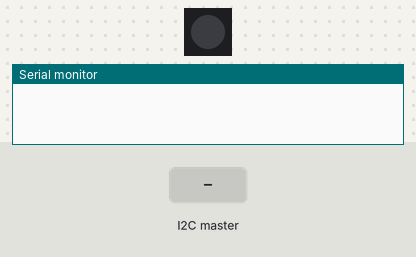
Bench run of a program on a simulated ESP32-S3. Shown: 1 RGB LEDs in strip order, left to right, the last lines printed to the serial monitor. The test bench sets the inputs (shaded band). Dim RGB values are drawn brighter than linear; WiFi joins after 1.5 s; servers stay silent unless stated.

Above: at 0.0 s.
At 3.9 s:
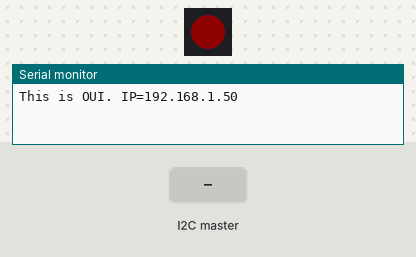
4.0 s: the I2C master sends the byte 1
At 4.9 s:
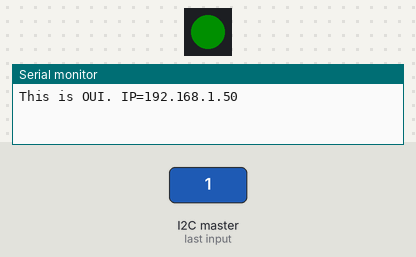
Timing chart, 0 to 7.0 s (numbered marks = the images above; inputs shaded):
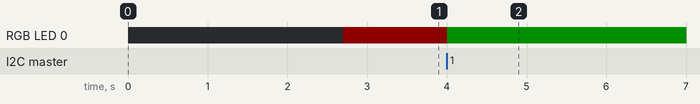

Measured:
- after the input at 4.0 s, RGB LED 0: RGB(15, 0, 0) → RGB(0, 15, 0) at once

The program:

main.cpp
```cpp
#include "main.h"

void setup() {
  Wire.setPins(13,15);
  Wire.begin(0x57);
  USBSerial.begin(115200);
  vTaskDelay(1200);
  FastLED.addLeds<WS2812,LED, GRB>(leds, NUM_LEDS);
  WiFiConnect(ssid,password);
  load_stale_oui();
  Wire.onRequest(I2CSlaveRequest);
  Wire.onReceive(I2CSlaveReceive);
  xTaskCreatePinnedToCore(LoadOuiTable,"LoadOuiTable", 5000, NULL,3,NULL,0);
}

void loop() { }
```

FoundMacDev.h
```cpp
#include <stdio.h>
#include <string.h>
bool FoundMacDev(uint8_t *);
extern int oui_count;
extern char oui_array[][50];
extern uint8_t MacOui[3];
extern char DevName[30];
```

I2CSlave.h
```cpp
#include <Wire.h>
#include <FastLED.h>
#include "defines.h"
extern int oui_count;
extern char oui_array[][50];
extern uint8_t MacOui[3];
extern char DevName[30];
extern CRGB leds[NUM_LEDS];
void I2CSlaveRequest();
void I2CSlaveReceive(int);
void FindMacDev(uint8_t *);
```

LoadOuiTable.h
```cpp
#include <WiFi.h>
#include <FastLED.h>
#include "defines.h"
#define MAX_WAIT_TIME 5
void LoadOuiTable(void *);
extern char *password;
extern char *ssid;
extern int oui_count;
extern char oui_array [][50];
extern CRGB leds[NUM_LEDS];
```

OuiIndex.h
```cpp
int stale_oui_count=324; char stale_oui_array[][50]={"000365,Kira_Information",
    "00037f,Atheros",
    "0009ff,X-Net_2000",
    "000ce7,MediaTek",
    "000e8e,SparkLAN",
    "0011f6,Asia_Pacific_Microsystems",
    "00131e,Peiker_acustic",
    "001409,Magneti_Marelli",
    "00166c,Samsung",
    "001b53,Cisco",
    "002261,Frontier_silicon",
    "0023a7,Redpine_Signals",
    "002500,Apple",
    "002592,Guangzhou_Shirui",
    "0025f0,Suga_Electronics",
    "0026b4,Ford_Motor",
    "0027ef,No_Vendor",
    "002bf1,No_Vendor",
    "003d29,No_Vendor",
    "0054af,Continental_Automotive",
    "005a13,Huawei",
    "005f67,TP-Link",
    "007c2d,Samsung",
    "009337,Intel",
    "00a388,Sky",
    "047056,Arcadyan",
    "04819b,Sky",
    "04b429,Samsung",
    "083af2,Espressif",
    "087c39,Amazon",
    "088e90,Intel",
    "08e9f6,Ampak",
    "0c2369,Honeywell_SPS",
    "0c2fb0,Samsung",
    "0c47c9,Amazon",
    "0cb815,Espressif",
    "0cae7d,Texas_Instruments",
    "100645,Sagemcom",
    "1009f9,Amazon",
    "103c59,zte",
    "105107,Intel",
    "1063c8,Liteon_Technology",
    "107b44,ASUSTek",
    "109693,Amazon",
    "10a51d,Intel",
    "10b1df,Cloud_Network_Technology",
    "10bf67,Amazon",
    "10d7b0,Sagemcom",
    "141333,AzureWave",
    "145afc,Liteon_Technology",
    "147dda,Apple",
    "14c14e,Google",
    "14f287,Apple",
    "1831bf,AsusTek",
    "1835d1,Arris",
    "185880,Arcadyan",
    "186024,Hewlett_Packard",
    "18828c,Arcadyan",
    "18b430,Nest_Labs",
    "18c8e7,Shenzhen_Hualistone",
    "1c4d66,Amazon",
    "1c599b,Huawei",
    "1cbfce, Shenzhen_Century",
    "ice192,Qisda",
    "1cfe2b,Amazon",
    "2016d8,Liteon",
    "201f3b,Google",
    "2028bc,Visionscape",
    "20b001,Technicolor_Delivery",
    "20d778,Texas_Instruments",
    "2418c6,Hunan_FN_Link_Technology",
    "2446c8,Motorola_Mobility",
    "24e853,LG_Innotek",
    "2811a8,Intel",
    "2816a8,Microsoft",
    "283a4d,Samoa_Cloud_Network",
    "283f69,Sony",
    "286b35,Intel",
    "28ad18,Hui_Zhou_Gaoshengda",
    "28cdc4,Chongqing_Fugui",
    "28f076,Apple",
    "2c1f23,Apple",
    "2c6e85,Intel",
    "2c8db1,Intel",
    "2cd974,Hui_Zhou_Gashengda",
    "2cf432,Espressif",
    "305684,Shenzhen_Yunji",
    "300505,Intel",
    "30074d,Samsung",
    "302432,Intel",
    "304b07,Motorola",
    "30894a,Intel",
    "30b1b5,Arcadyan",
    "30b4b8,LG_Electronics",
    "30c3d9,Alpsalpine",
    "30c9ab,Cloud_Network_tech",
    "342387,Hon_Hai_Precision",
    "343ea4,Ring_LLC",
    "34495b,Sagemcom",
    "345d9e,Sagemcom",
    "348518,Espressif",
    "34afb3,Amazon",
    "34c3d2,FN-Link",
    "380146,Shenzhen_Bilian",
    "386893,Intel",
    "38a6ce,Sky",
    "38c804,Hui_Zhou_Gaoshengda",
    "38fc98,Intel",
    "3c3300,Shenzhen_Bilian",
    "3c6a9d,Dexatek",
    "3c8994,Sky",
    "3c8d20,Google",
    "3c9ec7,Sky",
    "400d10,Arris",
    "4401bb,Shenzhen_Bilian",
    "405bd8,Chongqing_Fugi",
    "40bd32,Texas_Instruments",
    "445ce9.Samsung",
    "44cb8b,LG_Innotek",
    "44e4ee,Wistron_Neweb",
    "48785e,Amazon",
    "48b423,Amazon",
    "48d343,Arris",
    "48e7da,AzureWave",
    "48f07b,Alpsalpine",
    "4c1b86,Arcadyan",
    "4c22f3,Arcadyan",
    "4c38d8,Arris",
    "4cbce9,LG_Innotek",
    "501ac5,Microsoft",
    "505a65,AzureWave",
    "507043,Sky",
    "508140,HP_Inc",
    "508a06,Tuya_Smart",
    "508cb1,Texas_Instruments",
    "50eb71,Intel",
    "5443b2,Espressif",
    "5444a3,Samsung",
    "547787,Earda_technologies",
    "5800e3,Liteon",
    "5855ca,Apple",
    "586c25,Intel",
    "58a639,Samsung",
    "58bad4,Huawei",
    "58d9c3,Microsoft_Mobility",
    "5c6199,Cloud_Network",
    "5c5f67,Intel",
    "5c75af,Fitbit",
    "5ca39d,Samsung",
    "5caafd,Sonos",
    "5cb901,Hewlett_Packard",
    "601d91,Motorola_Mobility",
    "60a5e2,Intel",
    "60ab14,LG_Innotek",
    "60f677,Intel",
    "64dde9,Xiaomi",
    "68e326,Intel",
    "687627,Zhuhai_Dingzhi",
    "7054b4,Vestel_Elektronik",
    "7070aa,Amazon",
    "709cd1,Intel",
    "70a6cc,Intel",
    "70bc10,Microsoft",
    "7458f3,Amazon",
    "747476,Google",
    "7495ec,Alpsalpine",
    "74c63b,AzureWave",
    "74d83e,Intel",
    "74f2fa,Xiaomi",
    "7828ca,Sonos",
    "786559,Sagemcom",
    "78669d,Hui_Zhou_Gaoshengda",
    "7c214a,Intel",
    "7c38ad,Samsung",
    "7cb0c2,Intel",
    "7cfd6b,Xiaomi",
    "80751f,Sky",
    "80be05,Apple",
    "84119e,Samsung",
    "845733,Microsoft",
    "848edf,Sony",
    "84b541,Samsung",
    "84cca8,Espressif",
    "84d6d0,Amazon",
    "84eaed,Roku",
    "880fa2,Sagemcom",
    "8826ae,No_Vendor",
    "883f4a,Texas_Instruments",
    "88e9fe,Apple",
    "8cb0e9,Samsung",
    "8cf112,Motorola",
    "8cf8c5,Intel",
    "8cfdde,Sagemcom",
    "900cc8,Google",
    "907065,Texas_Instruments",
    "909a77,Texas_Instruments",
    "90b21f,Apple",
    "90de80,Shenzhen_Century_Xinyang",
    "90f157,Garmin",
    "943a91,Amazon",
    "949f3e,Sonos",
    "94b97e,Espressif",
    "980d6f,Samsung",
    "984265,Sagemcom",
    "9884e3,Texas_Instruments",
    "989bcb,AVM_Audiovisuelles",
    "98ed7e,Eero_inc",
    "98f4ab,Espressif",
    "9c28bf,Continental_Automotive",
    "9c305b,Hon_Hai_Precision",
    "9c5cf9,Sony",
    "9c8c6e,Samsung",
    "9c8d7c,Alpsalpine",
    "9cfce8,Intel",
    "a002dc,Amazon",
    "a085fc,Microsoft",
    "a08e78,Sagemcom",
    "a0d37a,Intel",
    "a46cf1,Samsung",
    "a483e7,Apple",
    "a491b1,Technicolor_Delivery",
    "a497b1,Chongqing_Fugui",
    "a4933f,Amazon",
    "a81b6a,Texas_Instruments",
    "acd564,Chongqing_Fugui",
    "ac63be,Amazon",
    "ac7a4d,Alpsalpine",
    "ac8995,AzureWave",
    "acae19,Roku",
    "acc358,Continental_Automotive",
    "acec85,Erro_inc",
    "acf108,LG_Innotek",
    "acf8cc,Arris",
    "b00cd1,Hewlett_Packard",
    "b04a6a,Samsung",
    "b099d7,Samsung",
    "b0cfcb,Amazon",
    "b42046,Eero_inc",
    "b48c9d,AzureWave",
    "b4b742,Amazon",
    "b4e454,Amazon",
    "b85f98,Amazon",
    "b88198,Intel",
    "b89f09,Wistron_Neweb",
    "bc307e,Wistron_Neweb",
    "bca5a9,Apple",
    "bc6c21,Apple",
    "c005c2,Arris",
    "c01803,HP_Inc",
    "c0a36e,Sky",
    "c0b5d7,Chongqing_Fugui",
    "c0d962,Askey_Computers",
    "c0ee40,Laird_Connectivity",
    "c48e8f,Hon_Hai_Precision",
    "c49500,Amazon",
    "c49ded,Microsoft",
    "c4b301,Apple",
    "c4f174,Eero_inc",
    "c86c3d,Amazon",
    "c8c2fa,Huawei",
    "c89402,Chongqing_Fugui",
    "c8ff77,Dyson_Ltd",
    "cc32e5,TP-Link",
    "cc3331,Texas_Instruments"
    "cc464e,Samsung",
    "cc9572,No_Vendor",
    "cca7c1,Google",
    "ccd3c1,Vestel_Elektronik",
    "d01769,Murata_Manufacturing",
    "d03c1f,Intel",
    "d03745,TP-Link",
    "d058fc,Sky",
    "d073d5,Lifi_Labs_Management",
    "d0c5d3,AzureWave",
    "d0c65b,Huawei",
    "d4258b,Intel",
    "d4259b,Intel",
    "d4351d,Technicolor_Delivery",
    "d4389c,Sony",
    "d4910f,Amazon",
    "d4c94b,Motorola_Mobility",
    "d4dacd,Sky",
    "d807b6,TP-Link",
    "d8a98b,Texas_Instruments",
    "d8b053,Xiaomi",
    "dca266,Hon_Hai_precision",
    "dc5475,BLUE",
    "dc729b,Huawei",
    "dc91bf,Amazon",
    "dcbd7a,Guangzhou_Shiyuan",
    "e00af6,Liteon",
    "e09467,Intel",
    "e09d13,Samsung",
    "e0ca94,Askey_Computers",
    "e40439,TomTom",
    "e45740,Arris",
    "e45e37,Intel",
    "e8d0fc,Liteon",
    "ec0de4,Amazon",
    "ec2ce2,Apple",
    "ec5c68.Chongqing_Fugui",
    "ec65cc,Panasonic_Automotive",
    "ec8ac4,Amazon",
    "f04f7c,Amazon",
    "f08a76,Samsung",
    "f09e4a,Intel",
    "f0a3b2,Hui_Zhou_Gaoshengda",
    "f0ef86,Google",
    "f40223,PAX_Computers",
    "f412fa,Espressif",
    "f42e7f,Aruba_HP",
    "f4b85e,Texas_Instruments",
    "f4bf80,Huawei",
    "f4c248,Samsung",
    "f4e11e,Texas_Instruments",
    "f80ff9,Google",
    "f84fc4,No_Vendor",
    "f8c39e,Huawei",
    "fc492d,Amazon",
    "fc614f,NO_Vendor",
    "fc65de,Amazon",
    "fcdb21,Samsara_networks",
    "fce9d8,Amazon",
    "fcfec2,Invensys_controls"};
```

WiFiConnect.h
```cpp
#include "defines.h"
#include <WiFi.h>
#include <FastLED.h>
extern CRGB leds[NUM_LEDS];
void WiFiConnect(char*, char*);
```

defines.h
```cpp
#define LED 21
#define NUM_LEDS 1
```

load_stale_oui.h
```cpp
#include <string.h>
void load_stale_oui();
extern int oui_count;
extern int stale_oui_count;
extern char stale_oui_array[][50];
extern char oui_array [1000][50];
```

main.h
```cpp
#include <FastLED.h>
#include "defines.h"
#include "I2CSlave.h"
#include "FoundMacDev.h"
#include "OuiIndex.h"
#include "LoadOuiTable.h"
#include "load_stale_oui.h"
#include "WiFiConnect.h"
uint8_t MacOui[3];
char DevName[30];
CRGB leds[NUM_LEDS];
char* ssid     = "SomeNetwork";
char* password = "SomePassword";
char oui_array [1000][50];
int oui_count=0;
```

FoundMacDev.cpp
```cpp
#include "FoundMacDev.h"
void FindMacDev(uint8_t *MacOui) {
    static char MacStr[8];
    int i=0;

    snprintf(MacStr,7,"%02x%02x%02x",MacOui[0],MacOui[1],MacOui[2]);
    for(i=0;i < oui_count;i++) {
        if(!strncmp(MacStr, oui_array[i],6)) {
            strncpy(DevName,oui_array[i]+7,30);
            strcat(DevName,"\n");
            return;
        }
    }
    strncpy(DevName,"OUI_Unk\n",(size_t) 9);
}
```

I2CSlave.cpp
```cpp
#include "I2CSlave.h"

//-------------------------------------------------------------------------------
void I2CSlaveReceive(int fred) {
    int ctr;
    while(Wire.available()) MacOui[ctr++] = Wire.read();
    leds[0] = 0x000f00;
    FastLED.show();
    FindMacDev(MacOui);
}
//-------------------------------------------------------------------------------
void I2CSlaveRequest() {
    Wire.write(DevName);
    leds[0] = 0x000000;
    FastLED.show();
}
```

LoadOuiTable.cpp
```cpp
#include "LoadOuiTable.h"
//---------------------------------------------------------------
// Try and load the OUI table off the server filesystem.
// If this can't be done, then load an out of date (stale) OUI
//---------------------------------------------------------------
void LoadOuiTable(void *summat) {
    char input_line[200];
    WiFiServer server(180);
    server.begin();
    while(true) {
        WiFiClient client = server.available();
        if(client) {
            oui_count=0;
            while(client.connected()) {
                leds[0]=0x00000f;
                FastLED.show();
                memset(input_line,0,100);
                while(client.readBytesUntil('\n',input_line,100)) {
                    USBSerial.printf("Inserting: \"%s\"\n", input_line);
                    strncpy(oui_array[oui_count++],input_line,100);
                    memset(input_line,0,100);
                }
            }
            client.stop();
            leds[0]= 0x000000;
            FastLED.show();
        }
        vTaskDelay(100);
    }
}
```

WiFiConnect.cpp
```cpp
#include "WiFiConnect.h"
void WiFiConnect(char * ssid,char *password) {
    WiFi.begin(ssid,password);
    while(WiFi.status() != WL_CONNECTED) vTaskDelay(500);
    USBSerial.printf("This is OUI. IP=");
    USBSerial.print(WiFi.localIP());
    USBSerial.printf("\n");
    leds[0] = 0x0f0000;
    FastLED.show();
}
```

load_stale_oui.cpp
```cpp
#include "load_stale_oui.h"
void load_stale_oui() {
    int k;
    oui_count = stale_oui_count;
    for(k=0;k<oui_count;k++) strncpy(oui_array[k],stale_oui_array[k],100);
}
```
